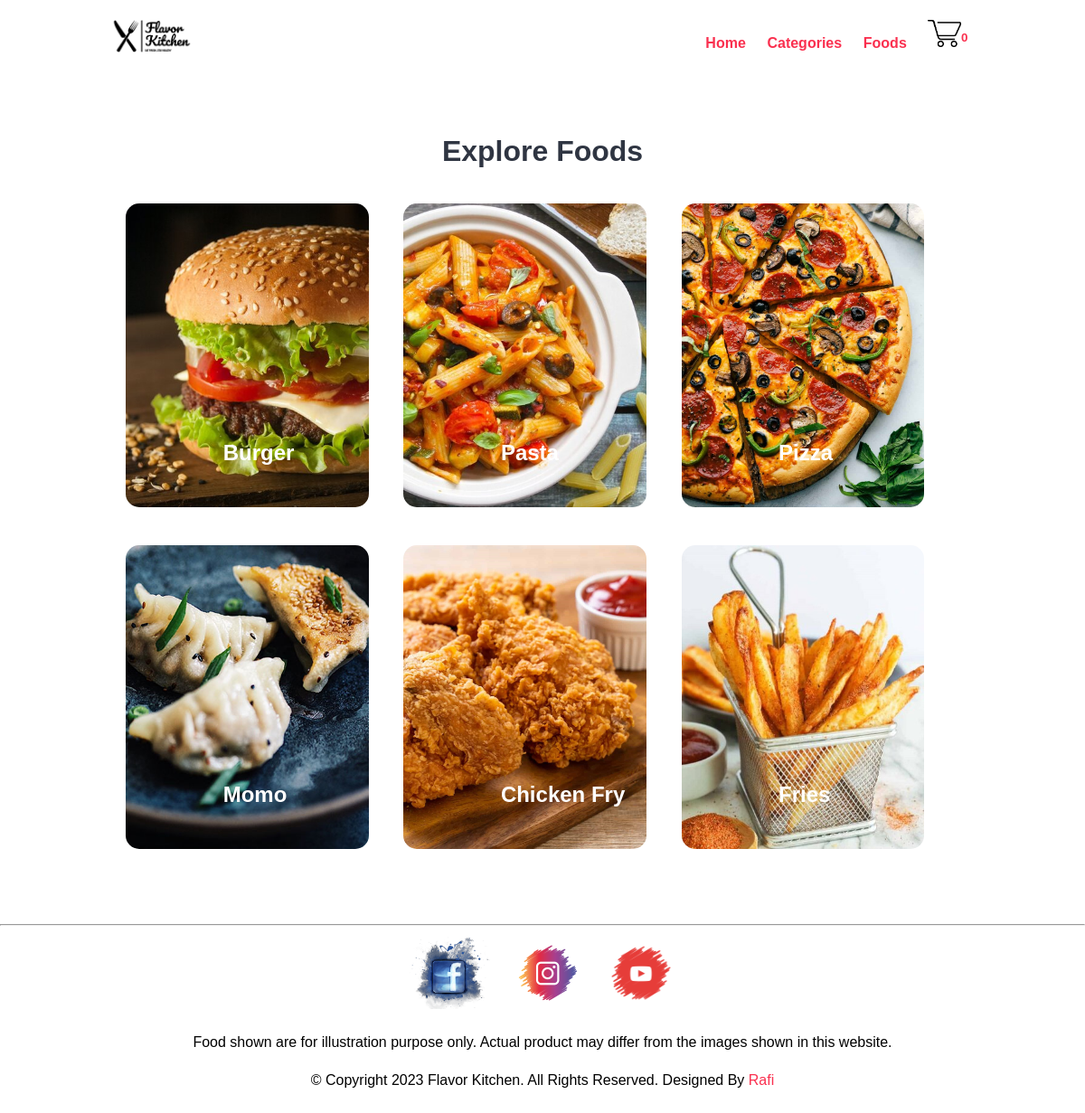
/categories.php, run on the app's committed database.
### tables this page shows
CREATE TABLE `category` (
  `id` int(10) UNSIGNED NOT NULL,
  `title` varchar(100) NOT NULL,
  `image` varchar(255) NOT NULL,
  `featured` varchar(10) NOT NULL,
  `active` varchar(10) NOT NULL
);

### categories.php (the view, shortened to what this page needs)
<?php include('components-front/header.php'); ?>
    <section class="categories">
        <div class="container">
            <h2 class="text-center">Explore Foods</h2>
            <?php
                $sql = "SELECT * FROM category WHERE active='Yes'";
                $res = mysqli_query($conn, $sql);
                $count = mysqli_num_rows($res);
                if($count>0)
                {
                    while($row=mysqli_fetch_assoc($res))
                    {
                        $id = $row['id'];
                        $title = $row['title'];
                        $image_name = $row['image'];
                        ?>
                        <a href="<?php echo SITEURL; ?>category-foods.php?category_id=<?php echo $id; ?>">
                            <div class="box-3 float-container">
                                <?php
                                    if($image_name=="")
                                    {
                                        echo "<div class='error'>Image not found.</div>";
                                    }
                                    else
                                    {
                                        ?>
                                        <img src="<?php echo SITEURL; ?>images/category/<?php echo $image_name; ?>" loading="lazy" alt="Pizza" class="img-responsive img-curve">
                                        <?php
                                    }
                                ?>
                                <h3 class="float-text text-white"><?php echo $title; ?></h3>
                            </div>
                        </a>
                        <?php
                    }
                }
                else
                {
                    echo "<div class='error'>Category not found.</div>";
                }
            ?>
        </div>
    </section>
<?php include('components-front/footer.php'); ?>

### components-front/header.php (shortened to what this page needs)
<!DOCTYPE html>
<html lang="en">
<head>
    <link rel="stylesheet" href="css/style.css">
</head>
<body>
    <section class="navbar">
        <div class="container">
            <div class="logo">
                <a href="index.php" title="Logo">
                    <img src="images/logo.png" alt="Restaurant Logo" class="img-responsive">
                </a>
            </div>
            <div class="header text-right">
                <ul>
                    <li><a href="index.php">Home</a></li>
                    <li><a href="categories.php">Categories</a></li>
                    <li><a href="foods.php">Foods</a></li>
                    <?php
					$count=0;
				    ?>
                    <li><a href="cart-view.php"><img src="images/cart.png" alt="cart logo" height="30px"><sup><?php echo $count; ?></sup></a></li>
                </ul>
            </div>
        </div>
    </section>

### components-front/footer.php (shortened to what this page needs)
 <hr>
    <section class="social">
        <div class="container text-center">
            <ul>
                <li>
                    <a href="index.php"><img src="images/facebook.png" alt="fb logo" loading="lazy" height="80px"/></a>
                </li>
                <li>
                    <a href="index.php"><img src="images/instagram.png" alt="insta logo" loading="lazy" height="80px"/></a>
                </li>
                <li>
                    <a href="index.php"><img src="images/youtube.png" alt="youtube logo" loading="lazy" height="80px"/></a>
                </li>
            </ul>
        </div>
    </section>
    <section class="footer">
        <div class="container text-center">
                    Food shown are for illustration purpose only. Actual product may differ from the images shown in this website.
        </div>
        <div class="container text-center footer">
            <p>© Copyright 2023 Flavor Kitchen. All Rights Reserved. Designed By <a href="#">Rafi</a></p>
        </div>
    </section>
</body>
</html>

### css/style.css (style rules this page uses)
* { margin: 0 0; padding: 0 0; font-family: Arial, Helvetica, sans-serif; }
.container { width: 80%; margin: 0 auto; padding: 1%; }
.img-responsive { width: 100%; }
.img-curve { border-radius: 15px; }
.text-right { text-align: right; }
.text-center { text-align: center; }
.text-white { color: white; }
a { color: #fa304f; text-decoration: none; }
h2 { color: #2f3542; font-size: 2rem; margin-bottom: 2%; }
h3 { font-size: 1.5rem; }
.float-container { position: relative; }
.float-text { position: absolute; bottom: 50px; left: 40%; }
.logo { width: 10%; float: left; margin-top: 10px; }
.header { line-height: 60px; }
.header ul { list-style-type: none; }
.header ul li { display: inline; padding: 1%; font-weight: bold; }
.footer { margin-bottom: 40px; }
.categories { padding: 4% 0; }
.box-3 { width: 28%; float: left; margin: 2%; }
.social ul { list-style-type: none; }
.social ul li { display: inline; padding: 1%; }

### data on the page
category: image (picture), title "Burger"
category: image (picture), title "Pasta"
category: image (picture), title "Pizza"
category: image (picture), title "Momo"
category: image (picture), title "Chicken Fry"
category: image (picture), title "Fries"

### other printed values
$count "0"
